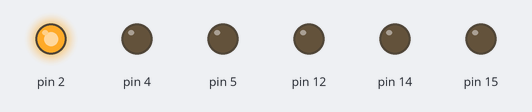
This sketch was run on a simulated Arduino Uno, built with avr-gcc and run on an emulated ATmega328P. Parts: output pins drawn as LEDs (lit = HIGH).

Above: at 0.1 s.
At 1.1 s:
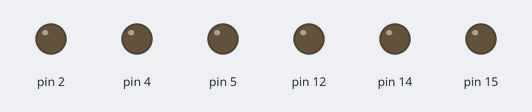
At 3.5 s:
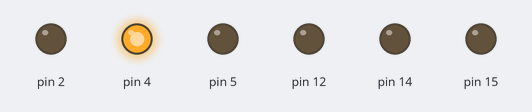
At 6.9 s:
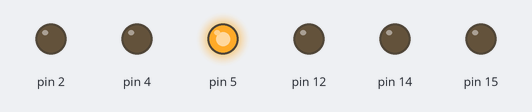
Timing chart, 0 to 7.4 s (numbered marks = the images above):
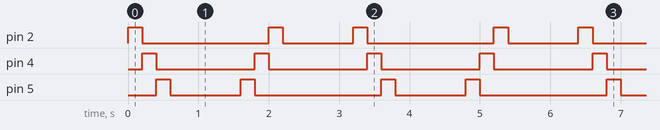

The sketch:

led-three-5.ino
```cpp
void setup() {
  pinMode(2, OUTPUT);
  pinMode(4, OUTPUT);
  pinMode(5, OUTPUT);
  pinMode(12, OUTPUT);
  pinMode(14, OUTPUT);
  pinMode(15, OUTPUT);

  digitalWrite(12, LOW);
  digitalWrite(14, LOW);
  digitalWrite(15, LOW);
}

void loop() {
  digitalWrite(2, HIGH);
  delay(200);
  digitalWrite(2, LOW);

  digitalWrite(4, HIGH);
  delay(200);
  digitalWrite(4, LOW);

  digitalWrite(5, HIGH);
  delay(200);
  digitalWrite(5, LOW);
  delay(1000);

  digitalWrite(5, HIGH);
  delay(200);
  digitalWrite(5, LOW);

  digitalWrite(4, HIGH);
  delay(200);
  digitalWrite(4, LOW);

  digitalWrite(2, HIGH);
  delay(200);
  digitalWrite(2, LOW);
  delay(1000);
}
```

Measured:
- by itself, pin 2: repeats every 3.2 s: LOW 1.8 s, HIGH 0.20 s, LOW 1.0 s, HIGH 0.20 s
- by itself, pin 4: alternates HIGH for 0.20 s and LOW for 1.4 s
- by itself, pin 5: repeats every 3.2 s: LOW 1.0 s, HIGH 0.20 s, LOW 1.8 s, HIGH 0.20 s
